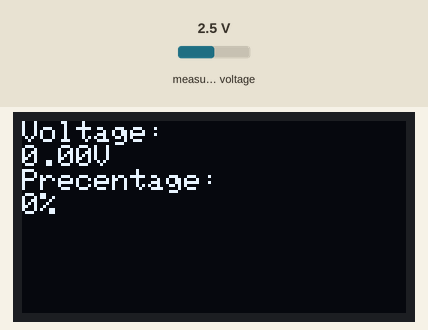
This sketch was run on a simulated Arduino Uno, built with avr-gcc and run on an emulated ATmega328P. Shown: 128×64 one-colour display. The inputs (shaded band) are chosen by the test bench; at power-on: measured voltage 2.5 V. What the sketch prints to the serial monitor is not drawn.

Above: at 0.1 s.

The sketch:

SmartHelmet.ino
```cpp
#include <Wire.h>
#include <Adafruit_MPU6050.h>
#include <Adafruit_Sensor.h>

#include "Battery.h"
#include "Display.h"

void setup()
{
  Serial.begin(115200); // optional for debugging

  Wire.begin();

  initBattery();          // Initialize ADS1115
  initDisplay();

}

 void loop()
 {

  float Vbattery = readBatteryVoltage();
  int Precentage = voltageToPercent(Vbattery);

  Display(Vbattery, Precentage);


 delay(5000);

 }
```

Battery.cpp
```cpp
#include "Battery.h"

Adafruit_ADS1115 ADS;  //Creates an object "ADS" to represent the ADS115

const float R1 = 100000; //Resistor 1 100k ohms
const float R2 = 100000; //Resistor 2 100k ohms

const float Full = 4.2; //Voltage coming out of the battery when it is full
const float empty = 3; //Voltage coming out of the battery when  it is almost empty


// ADS1115 conversion constant for GAIN_ONE , gain one means 1 * 4.096
//4.096 is the ADS internal Ref voltage
const float Volt_Per_Count = 4.096 / 32768; // volts per count = 0.000125 V
//ADS is a 16-bit analog-to-digital converter (ADC).
//it measures analog volatges andd converts it to a digitakl value between -32768 and + 32767 (2¹⁶ = 65536, 65536/2 = +- 32767 )
//since the gain is one, 1 * 4.096 = 4.096, and 32767 is the max, this means that 4.096 voltage is converted to +- 32767
//therefoe voltage per bit is = 4.096/ 32767

void initBattery()
 {
  Serial.begin(115200);
  if (!ADS.begin())
  {
    Serial.println("ERROR: ADS1115 not found");
    while (1);
  }
  ADS.setGain(GAIN_ONE);
  Serial.println("ADS1115 initialized.");
}

float readBatteryVoltage()
{
  int16_t Raw_Volatge = ADS.readADC_SingleEnded(0); // Reads a 16-bit signed integer fromt the ads channel A0
  //(this is raw voltage count after the voltage divider )e.g: 4.2v is read as 32768 counts

  float Vnode = (float)Raw_Volatge * Volt_Per_Count; //(float)Raw_Volatge  converts the signed 16bit integers to float to acount for deciemals,
  //(float)Raw_Volatge * Volt_Per_Count; multiplies the raw voltage count by the voltage per count "0.000125 V" to obtain the voltage as a total e.g :
  // Raw_Volatge = 25630 * Volt_Per_Count = 0.000125 V = 3.2
  //Vnode is the voltage at the Voltage divider node

  // Convert to actual battery voltage using divider formula
  float Vbattery = Vnode * ((R1 + R2) / R2);
  return Vbattery;
}

int voltageToPercent(float Voltage)
 {
  // Clamp to range
  if (Voltage >= Full )
  return 100;
  if (Voltage <= empty)
  return 0;
  // Map linearly
  float Precentage = (Voltage - empty) / (Full - empty) * 100.0;
  return (int)roundf(Precentage);
}
```

Battery.h
```cpp
#ifndef BATTERY_H
#define BATTERY_H

#include <Adafruit_ADS1X15.h>

void initBattery();
float readBatteryVoltage();
int voltageToPercent(float Voltage);

#endif
```

Display.cpp
```cpp
#include "Display.h"
#include <SPI.h>

#define DIN    23
#define CLK    18
#define CS     5
#define RST    17 //TX2
#define DC     16 //RX2


//creats an object "display" to represent the screen and it's connections in my code
// to tell the library Adafruit_SSD1306 how is the screen connected and if it uses I2C OR SPi
Adafruit_SSD1306 display(128, 64, DIN, CLK, DC, RST, CS);

void initDisplay()
 {
  if(!display.begin(SSD1306_SWITCHCAPVCC))
  {
    Serial.println("SSD1306 allocation failed");
    while(1); // stop here
  }
   else {
    Serial.println("HI");
   }
}


void Display(float voltage, int percent)
{
  display.clearDisplay();
  display.setCursor(0, 0);

  display.println("Voltage: ");
  display.print(voltage);
  display.println("V");
  display.println("Precentage: ");
  display.print(percent);
  display.println("%");


  display.display();
}
```

Display.h
```cpp
#ifndef DISPLAY_H
#define DISPLAY_H

#include <Adafruit_GFX.h>
#include <Adafruit_SSD1306.h>
#include <SPI.h>

void initDisplay();
void Display(float voltage, int percent);

#endif
```
